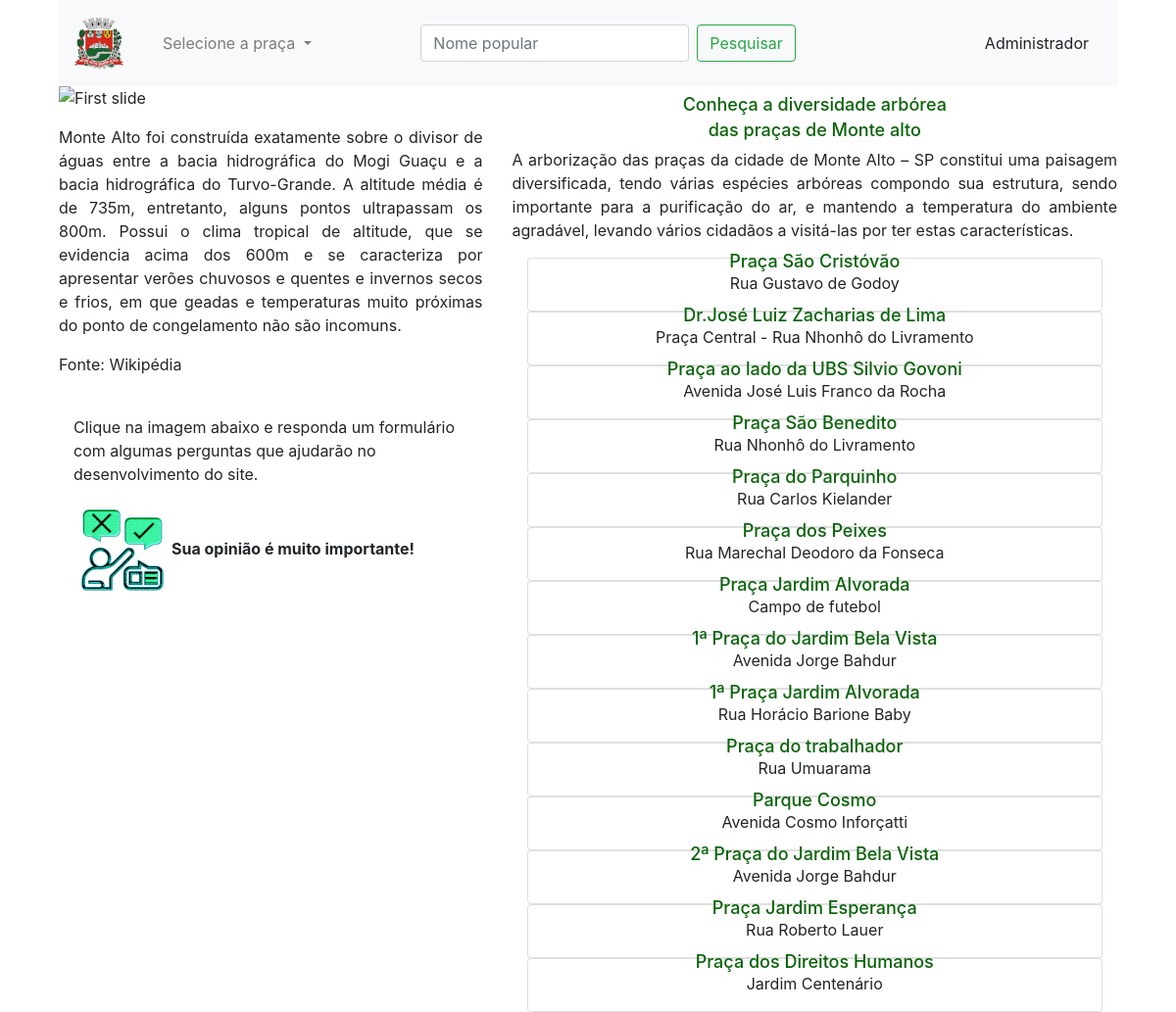
Before: / with the older database file.
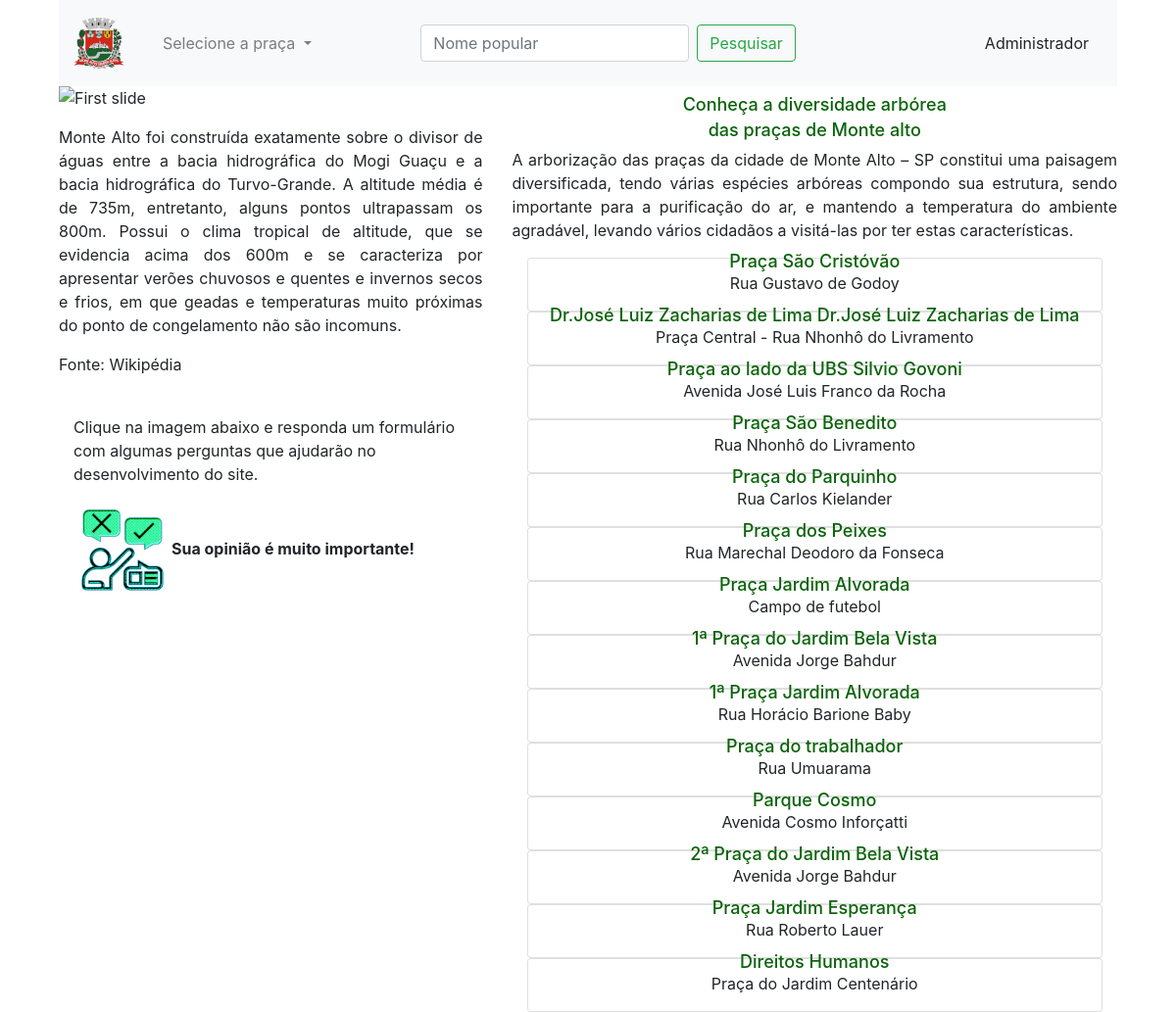
After: the same page with the newer database file.
### app_arbo/trees/models.py (models this page shows)
class Praca(db.Model):
    id=db.Column(db.Integer,primary_key=True)
    name=db.Column(db.String(30),nullable=False,unique=True)
    end=db.Column(db.String(100),nullable=False,unique=False)
    desc=db.Column(db.String(500),nullable=False,unique=False)
    image_1=db.Column(db.String(30),nullable=False,unique=True)
    image_2=db.Column(db.String(30),nullable=False,unique=True)
    image_3=db.Column(db.String(30),nullable=False,unique=True)

### app_arbo/trees/rotas.py (the view)
@app.route('/')
def home():
    pracas = Praca.query.all()
    return render_template('/trees/index.html', title='Praças de Monte Alto - SP', pracas=pracas)

### app_arbo/templates/trees/index.html (shortened to what this page needs)
{% extends 'layouts2.html' %}
{% block content %}
<div class="container">
    <div class="col-sm">
<nav class="navbar navbar-expand-lg navbar-light bg-light">
    <a class="navbar-brand" href="/"><img class="navbar-brand" src="{{url_for('static', filename='images/brasao.png')}}"></a>
    <div class="collapse navbar-collapse" id="navbarSupportedContent">
      <ul class="navbar-nav mr-auto">
        <li class="nav-item dropdown">
          <a class="nav-link dropdown-toggle" href="#" id="navbarDropdown" role="button" data-toggle="dropdown" aria-haspopup="true" aria-expanded="false">
            Selecione a praça
          </a>
        </li>
        </ul>
      <form class="form-inline my-2 my-lg-0" method="POST">
        <input class="form-control mr-sm-2" type="search" placeholder="Nome popular" autofocus="autofocus" name="search_string">
        <input class="btn btn-outline-success my-2 my-sm-0" type="submit" formaction="/search" value="Pesquisar">
      </form>
      <div>
      <a href="{{url_for('admin')}}" class="btn btn-light" style="margin-top: 0px; margin-left: 180px;">Administrador</a>
    </div>
  </nav>
</div>
<div class="container">
  <div class="row">
    <div class="col-md-5">
      <div id="carouselExampleIndicators" class="carousel slide" data-ride="carousel">
        <div class="carousel-inner">
            <div class="carousel-item active">
              <img class="d-block w-100" src="{{url_for('static', filename='images/scristovao1.jpg')}}" alt="First slide">
            </div>
        </div>
    </div>
        <div>
        <a class="carousel-control-prev" href="#carouselExampleIndicators" role="button" data-slide="prev">
        </a>
        <a class="carousel-control-next" href="#carouselExampleIndicators" role="button" data-slide="next">
          <span class="carousel-control-next-icon" aria-hidden="true"></span>
        </a>
      </div>
        <p style="text-align: justify;">Monte Alto foi construída exatamente sobre o divisor de águas entre a bacia hidrográfica do Mogi Guaçu e a bacia hidrográfica do Turvo-Grande. A altitude média é de 735m, entretanto, alguns pontos ultrapassam os 800m. Possui o clima tropical de altitude, que se evidencia acima dos 600m e se caracteriza por apresentar verões chuvosos e quentes e invernos secos e frios, em que geadas e temperaturas muito próximas do ponto de congelamento não são incomuns.</p>
        <p>Fonte: Wikipédia</p>
      <div class="col">
        <p>Clique na imagem abaixo e responda um formulário com algumas perguntas que ajudarão no desenvolvimento do site.</p>
        <p><a href="https://forms.gle/dBSn7GwwX7qQ5cZ46"  target="_blank"><img src="{{url_for('static', filename='images/opiniao.png')}}"></a><strong>Sua opinião é muito importante!</strong></p>
      </div>
      <div class="row">
    </div>
</div>
    <div class="col-md-7">
        <td><h4 style="text-align: center ; font-size: 18px ;">Conheça a diversidade arbórea<br></h4></td>
        <td><h4 style="text-align: center ; font-size: 18px ;"><br></h4></td>
        <td><h4 style="text-align: center ; font-size: 18px ;">das praças de Monte alto</h4></td>
        <p style="text-align: justify;">A arborização das praças da cidade de Monte Alto – SP constitui uma paisagem diversificada, tendo várias espécies arbóreas compondo sua estrutura, sendo importante para a purificação do ar, e mantendo a temperatura do ambiente agradável, levando vários cidadãos a visitá-las por ter estas características. </p>
<div class="container">
  <div class="row">
      <div class="col-md-12">
                {% for praca in pracas %}
            <div class="card">
                    <div class="card-tile">
                    <a href="{{url_for('get_praca', id=praca.id)}}"><h4 style="text-align: center ; font-size: 18px ;">{{praca.name}}</h4></a>
                <p class="text-center">{{praca.end}}</p>
                    </div>
                </div>
                    {% endfor %}
            </div>
        </div>
    </div>
      </div>
    </div>
</div>
</div>
{% endblock content %}

Changed rows visible on the page:
changed Praca "Praça Central - Rua Nhonhô do Livramento": name "Dr.José Luiz Zacharias de Lima" → "Dr.José Luiz Zacharias de Lima Dr.José Luiz Zacharias de Lima"
changed Praca: name "Praça dos Direitos Humanos" → "Direitos Humanos"; end "Jardim Centenário" → "Praça do Jardim Centenário"
